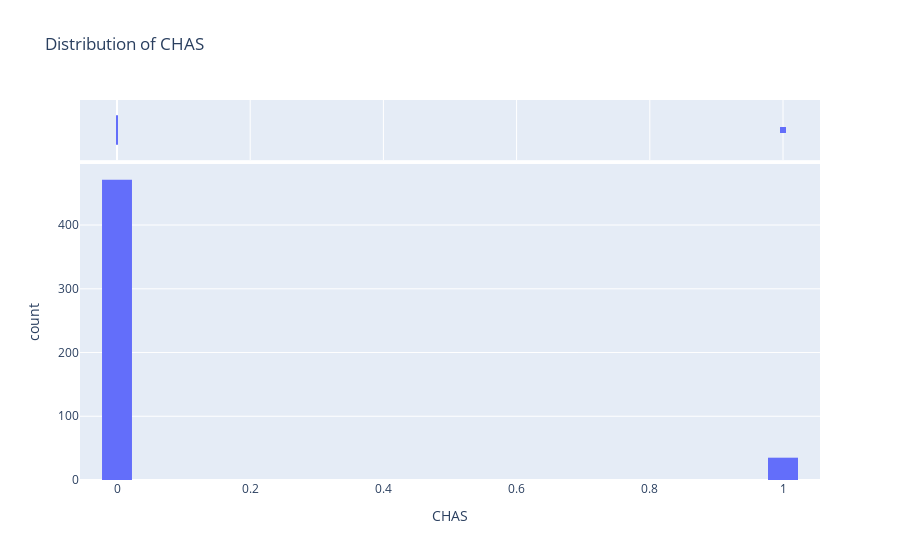

The notebook cell this image was saved under:
### Markdown cell above
Indus is not normally distributed.
No outliers in the data
Non retail business is more uniform near lower range

### Code cell
fig=px.histogram(bos,x='CHAS',marginal='box',nbins=45,title='Distribution of CHAS')
fig.update_layout(bargap=0.1)
fig.show()

### Figure 1 — Plotly figure (JSON) as saved in the notebook; plotly's stock layout.template omitted (floating-point values rounded to 4 significant figures; data arrays with more than 128 entries replaced by an {"elided": "..."} marker saying what was removed)
{"data": [{"alignmentgroup": "True", "bingroup": "x", "hovertemplate": "CHAS=%{x}<br>count=%{y}<extra></extra>", "legendgroup": "", "marker": {"color": "#636efa"}, "name": "", "nbinsx": 45, "offsetgroup": "", "orientation": "v", "showlegend": false, "type": "histogram", "x": {"elided": "506 int values"}, "xaxis": "x", "yaxis": "y"}, {"alignmentgroup": "True", "hovertemplate": "CHAS=%{x}<extra></extra>", "legendgroup": "", "marker": {"color": "#636efa"}, "name": "", "notched": true, "offsetgroup": "", "showlegend": false, "type": "box", "x": {"elided": "506 int values"}, "xaxis": "x2", "yaxis": "y2"}], "layout": {"bargap": 0.1, "barmode": "relative", "legend": {"tracegroupgap": 0}, "title": {"text": "Distribution of CHAS"}, "xaxis": {"anchor": "y", "domain": [0, 1], "title": {"text": "CHAS"}}, "xaxis2": {"anchor": "y2", "domain": [0, 1], "matches": "x", "showgrid": true, "showticklabels": false}, "yaxis": {"anchor": "x", "domain": [0, 0.8316], "title": {"text": "count"}}, "yaxis2": {"anchor": "x2", "domain": [0.8416, 1], "matches": "y2", "showgrid": false, "showline": false, "showticklabels": false, "ticks": ""}}}
